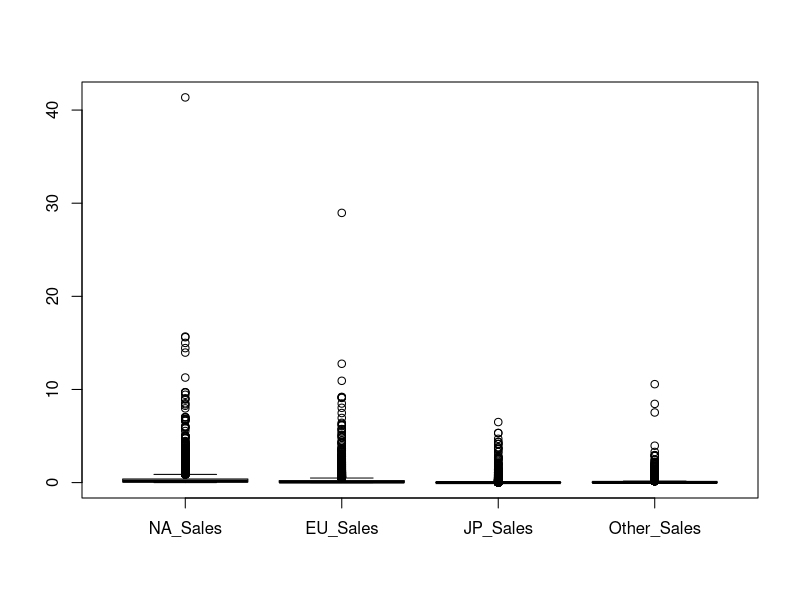
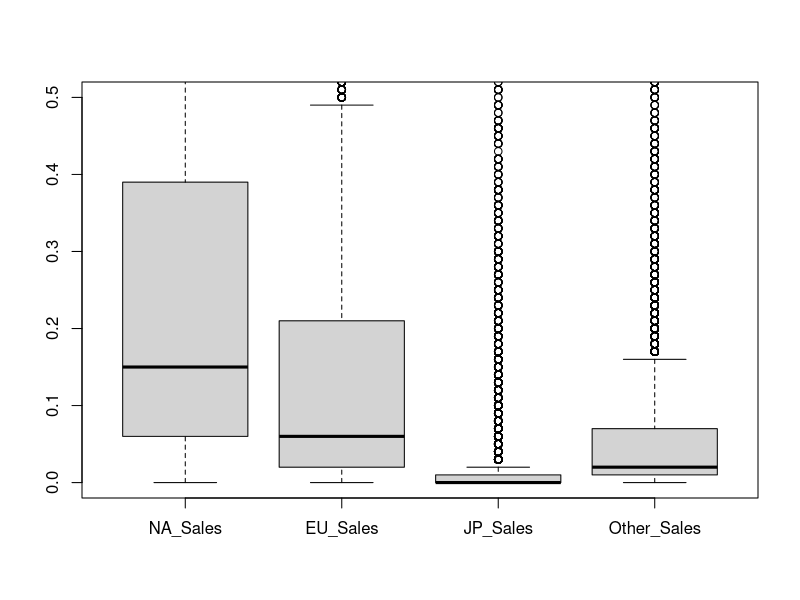
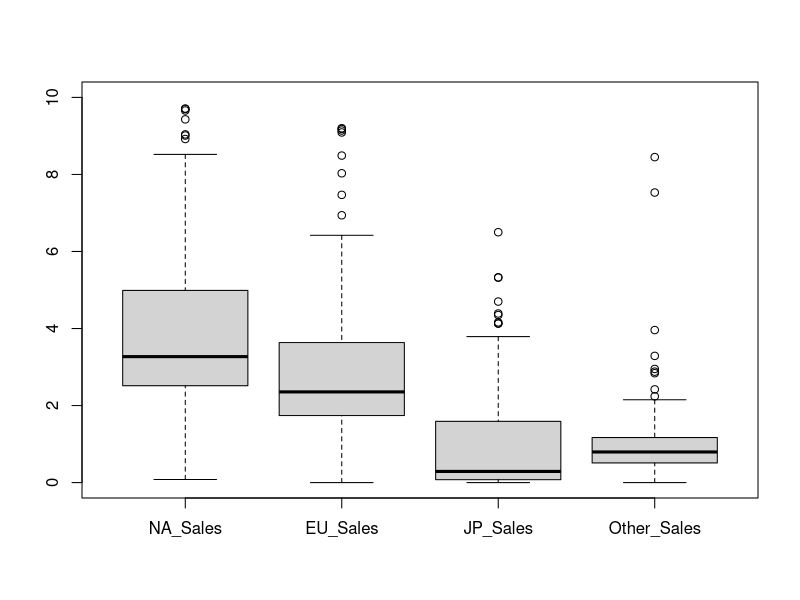
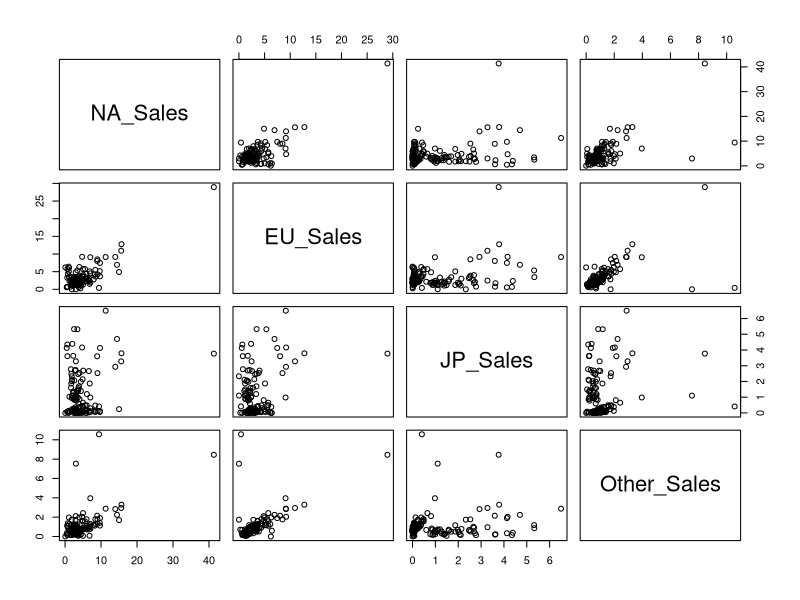
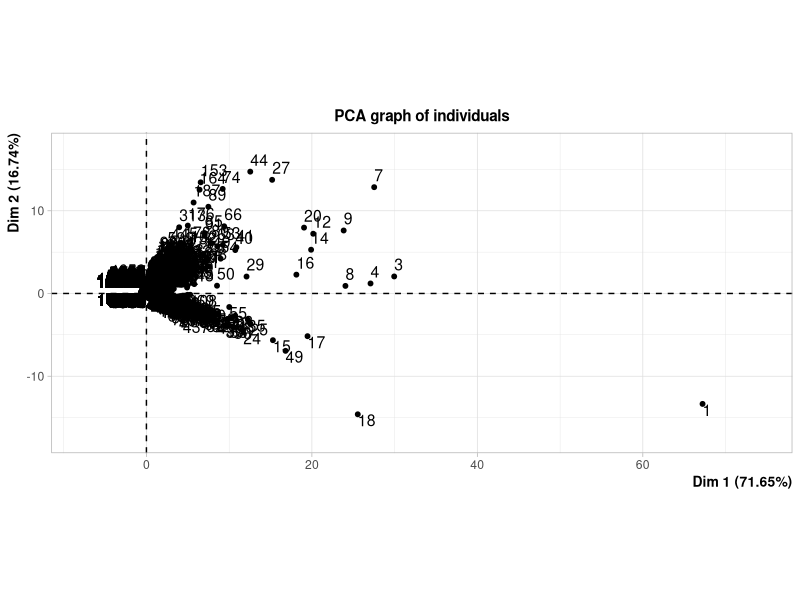
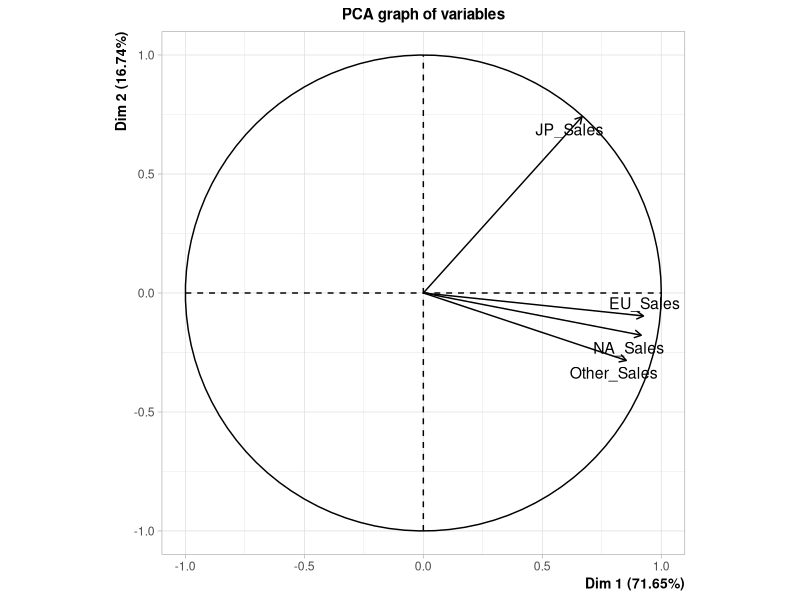
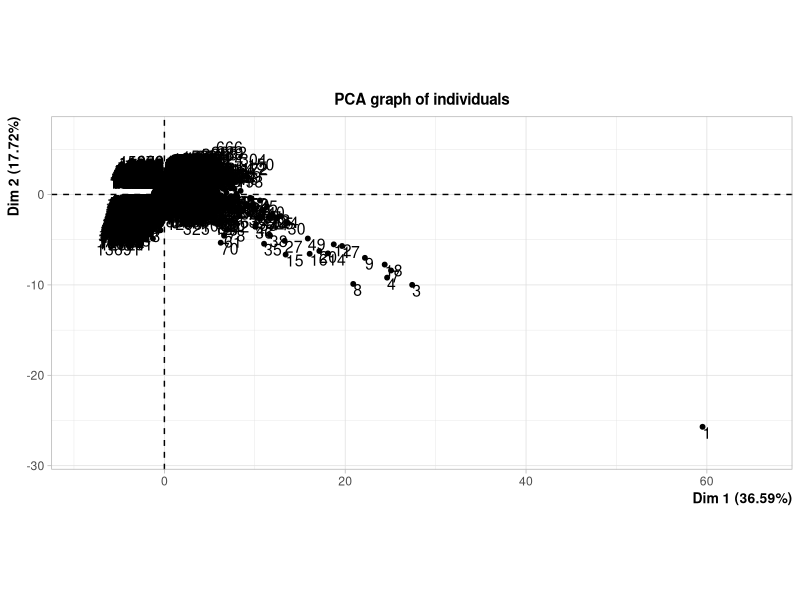
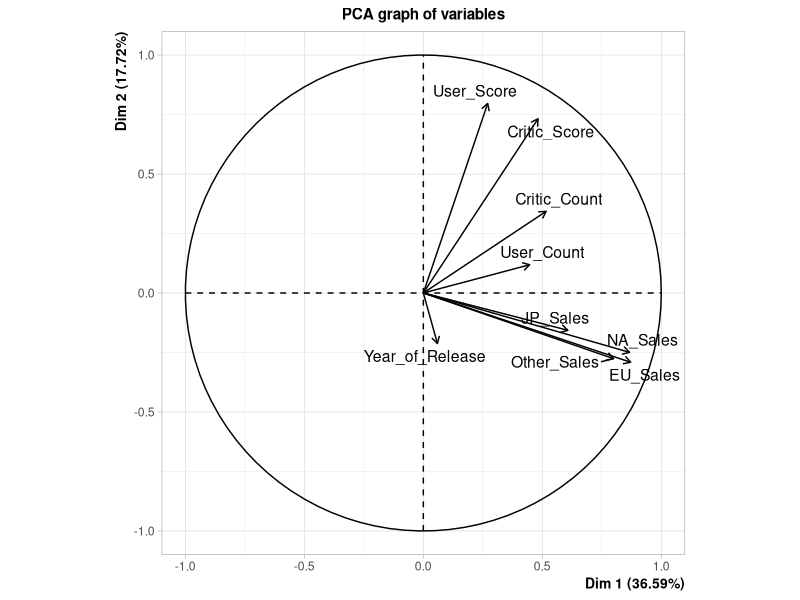

Write the R code that produced these figures, in order.
## ---- chunk 1
jeu_donnees = read.csv("Video_Games_Sales_as_at_22_Dec_2016.csv")
jeu_donnees <- na.omit(jeu_donnees) # on enlève les "NA"
jeu_donnees$NA_Sales <- as.numeric(jeu_donnees$NA_Sales)
jeu_donnees$User_Score <- as.numeric(jeu_donnees$User_Score)
jeu_donnees$Year_of_Release <- as.numeric(jeu_donnees$Year_of_Release)
head(jeu_donnees)
## ---- chunk 2
summary(jeu_donnees)
## ---- chunk 3
sales_data = jeu_donnees[, c("NA_Sales", "EU_Sales", "JP_Sales", "Other_Sales")]
boxplot(sales_data)
## ---- chunk 4
boxplot(sales_data, ylim = c(0, 0.5))
## ---- chunk 5
# trop de jeux à faible ventes, en particulier au Japon
jeu_donnees_top <- jeu_donnees[jeu_donnees$Global_Sales >= 5.0,]
sales_data_top = jeu_donnees_top[, c("NA_Sales", "EU_Sales", "JP_Sales", "Other_Sales")]
boxplot(sales_data_top, ylim = c(0, 10))
## ---- chunk 6
pairs(sales_data_top)
#on voit pas bien s'il y a une droite, et donc les corrélations entre ces 4 données
# je pense il faudrait qu'on garde qu'une catégorie pour qu'il y ait moins de données comme vu en TP pour mieux voir (on pourrait garder les jeux d'un seul développeur par exemple)
## ---- chunk 7
cov(sales_data)
## ---- chunk 8
# A VOIR SI ON REDUIT LE NOMBRE DE DONNEES (l'idéal serait ensuite dans le cas ou on a toujours trop de données, de séparer les valeurs en différentes catégories, par ex, celles entre 0.75 et 1, 0.5 et 0.75, 0.25 et 0.5, 0 et 0.25)
## ---- chunk 9
# pareil
## ---- chunk 10
library(FactoMineR)
## ---- chunk 11
var_tot <- jeu_donnees[, c("Year_of_Release","NA_Sales", "EU_Sales", "JP_Sales", "Other_Sales","Critic_Score","Critic_Count","User_Score","User_Count")]
res <- PCA(sales_data) # scale.unit = TRUE pour des variables centrées réduites
res
res1 <- PCA(var_tot)
res1
var_avis <- jeu_donnees[, c("Critic_Score","Critic_Count","User_Score","User_Count")]
res2 <- PCA(var_avis)
res2
#les variables sont globalement bien représentées pour res et res2 mais pas res1
#pour les individus, la majorité d'entre eux sont mal représentés (trop proche de 0)
## ---- chunk 12
var_tot_top <- jeu_donnees_top[, c("Year_of_Release","NA_Sales", "EU_Sales", "JP_Sales", "Other_Sales","Critic_Score","Critic_Count","User_Score","User_Count")]
res <- PCA(sales_data_top) # scale.unit = TRUE pour des variables centrées réduites
res
res1 <- PCA(var_tot_top)
res1
var_avis_top <- jeu_donnees_top[, c("Critic_Score","Critic_Count","User_Score","User_Count")]
res2 <- PCA(var_avis_top)
res2
#les variables sont globalement bien représentées pour res et res2 mais pas res1
#pour les individus, la majorité d'entre eux sont mal représentés (trop proche de 0)
## ---- chunk 13
res$eig
barplot(res$eig[,2])
## ---- chunk 14
plot(res, choix="ind")
plot(res, choix="ind", axes=c(1,3))
# on voit tellement rien (à part peut-etre que pour le 2eme graphe, c'est plus "aplati", ce qui signifie que la dimension 3 explique moins)
## ---- chunk 15
# Plus concret
#head(res$ind$cos2)
cos2_dim1 <- res$ind$cos2[, "Dim.1"]  # Extraire uniquement Dim.1
cos2_dim2 <- res$ind$cos2[, "Dim.2"]  # Extraire uniquement Dim.2
cos2_sum <- cos2_dim1 + cos2_dim2
sorted_cos2 <- sort(cos2_sum, decreasing = TRUE)  # Trier en ordre décroissant
head(sorted_cos2, n=200L)
#res$ind$cos2[order(res$ind$cos2$Dim.1), ][1:5, ]
#jeu_donnees[order(-jeu_donnees$colonneX), ][1:5, ]
## ---- chunk 16
plot(res, select="contrib 5", choix="ind")
## ---- chunk 17
plot(res, select="cos2 0.999", choix="ind") # on voit rien
## ---- chunk 18
res2$eig
barplot(res2$eig[,2])
## ---- chunk 19
res2$var$contrib
## ---- chunk 20
res2$var$cos2
## ---- chunk 21
#jeu_donnees$Rating <- droplevels(jeu_donnees$Rating)
jeu_donnees_top$Rating[jeu_donnees_top$Rating == ""] <- "NoRating"
jeu_donnees_top$Rating <- as.factor(jeu_donnees_top$Rating)  # Reconversion en facteur
levels(jeu_donnees_top$Rating)
var_avis1 <- jeu_donnees_top[, c("Critic_Score","Critic_Count","User_Score","User_Count","Rating")]
head(var_avis1)
res2_1 <- PCA(var_avis1, quali.sup = 5)
#head(res2_1)
#jeu_donnees$Rating <- as.factor(jeu_donnees$Rating)
## ---- chunk 22

plot.PCA(res2_1, select = "cos2 0.8", habillage = 5)
#head(res2_1)
# On voit vraiment rien !
## ---- chunk 23
library(ggplot2)
library(dplyr)

sales_dev  <- jeu_donnees_top %>% group_by(Publisher) %>% 
  summarise(Number_of_Games=n(), Mean_Year_of_Release = mean(Year_of_Release), Mean_NA_Sales = mean(NA_Sales), Mean_EU_Sales = mean(EU_Sales), Mean_JP_Sales = mean(JP_Sales), Mean_Global_Sales = mean(Global_Sales), Mean_Critic_Score = mean(Critic_Score), Mean_User_Score = mean(User_Score))
sales_dev %>% arrange(desc(Mean_User_Score))
## ---- chunk 24
res_dev <- PCA(sales_dev,quali.sup = 1,scale.unit = TRUE)
res_dev
## ---- chunk 25
res_dev$eig
res_dev$var$contrib
plot(res_dev, choix="ind")
plot(res_dev, choix="ind", axes=c(1,3))
## ---- chunk 26
sales_dev_2  <- jeu_donnees_top %>% group_by(Publisher) %>% 
  summarise(Mean_NA_Sales = mean(NA_Sales), Mean_EU_Sales = mean(EU_Sales), Mean_JP_Sales = mean(JP_Sales), Mean_Global_Sales = mean(Global_Sales), Mean_Critic_Score = mean(Critic_Score), Mean_User_Score = mean(User_Score))
sales_dev_2 %>% arrange(desc(Mean_Global_Sales))
## ---- chunk 27
res_dev_2 <- PCA(sales_dev_2,quali.sup = 1,scale.unit = TRUE)
res_dev_2
## ---- chunk 28
res_dev_2$eig
res_dev_2$var$contrib
plot(res_dev_2, choix="ind")
plot(res_dev_2, choix="ind", axes=c(1,3))
